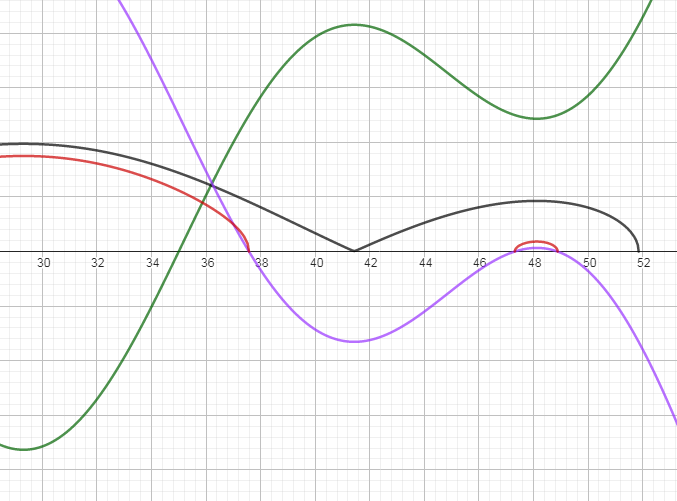
#> input picture Task_8/Graph_dop_vel.PNG, 677 x 501 px
$ python Image_TetraFlip.py
#> lines starting #> are read from the running program, lines starting #| are printed output that depends on the picture
import cv2
import numpy as np

img_o = cv2.imread("Graph_dop_vel.PNG")
#> img_o is the input picture: shape (501, 677, 3); mean B, G, R 247.6, 247.1, 247.4
img_x = cv2.flip(img_o, 0)
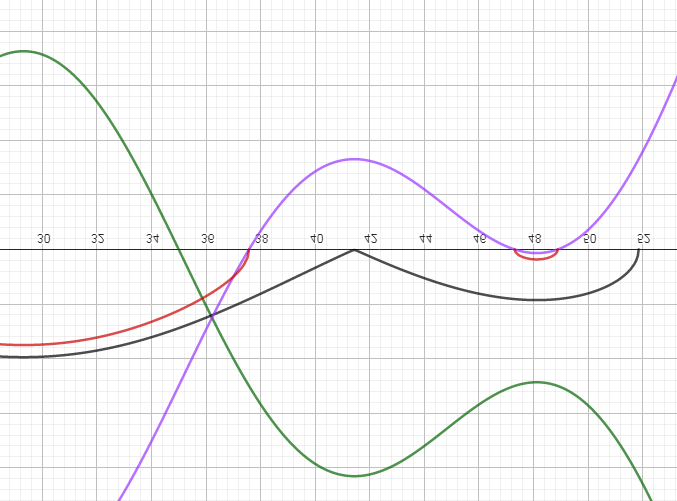
#> img_x: shape (501, 677, 3); mean B, G, R 247.6, 247.1, 247.4
img_y = cv2.flip(img_o, 1)
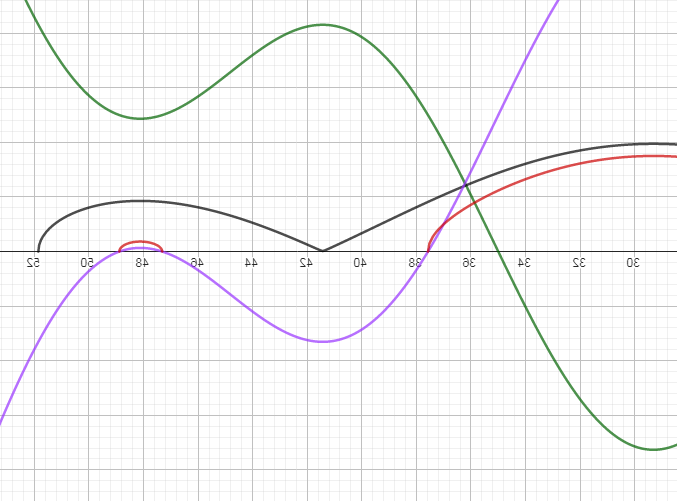
#> img_y: shape (501, 677, 3); mean B, G, R 247.6, 247.1, 247.4
img_a = cv2.flip(img_o, -1)
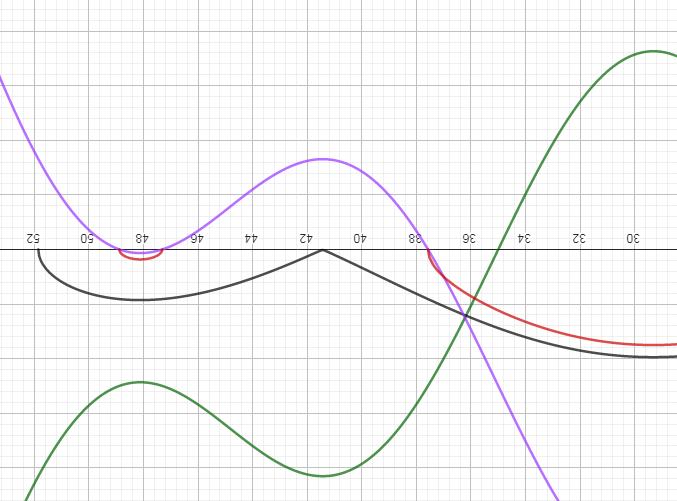
#> img_a: shape (501, 677, 3); mean B, G, R 247.6, 247.1, 247.4

img_u = cv2.vconcat([img_o, img_x])
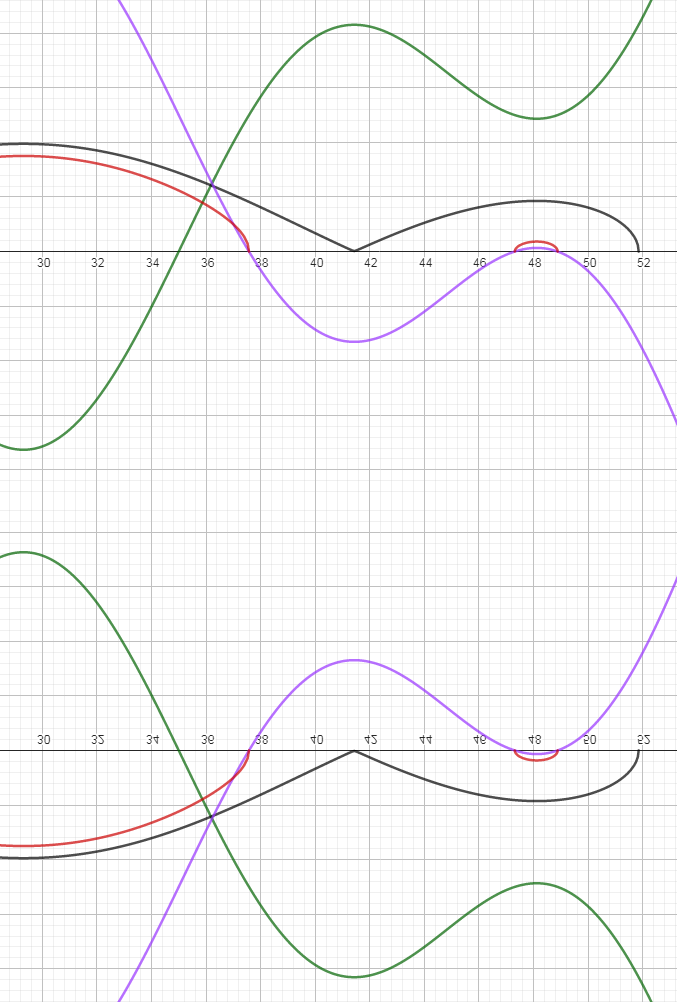
#> img_u: shape (1002, 677, 3); mean B, G, R 247.6, 247.1, 247.4
img_d = cv2.vconcat([img_y, img_a])
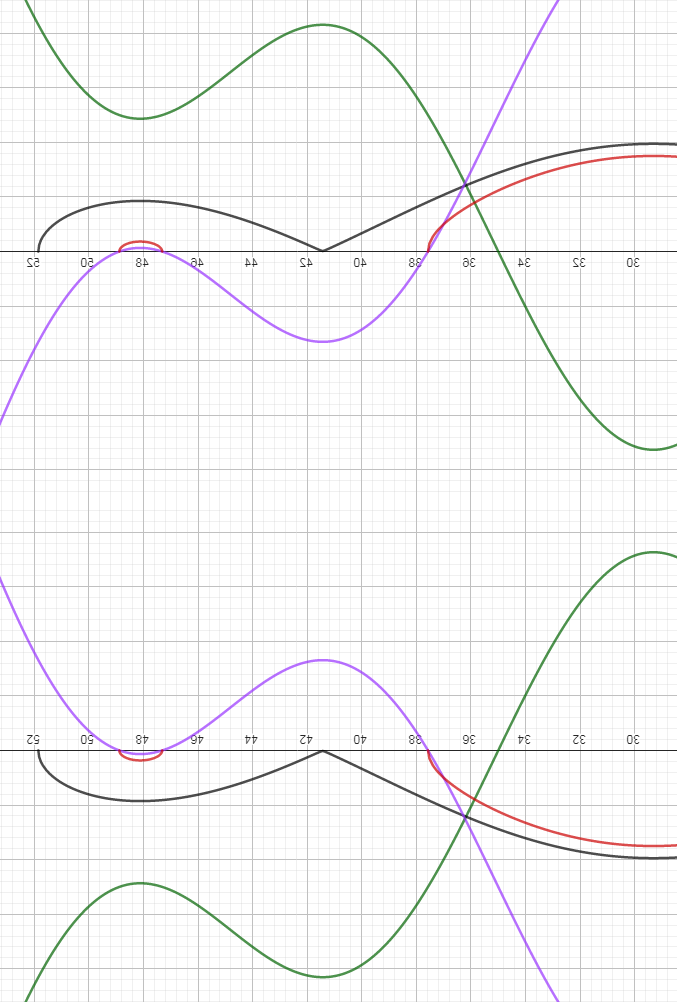
#> img_d: shape (1002, 677, 3); mean B, G, R 247.6, 247.1, 247.4
img = cv2.hconcat([img_u, img_d])
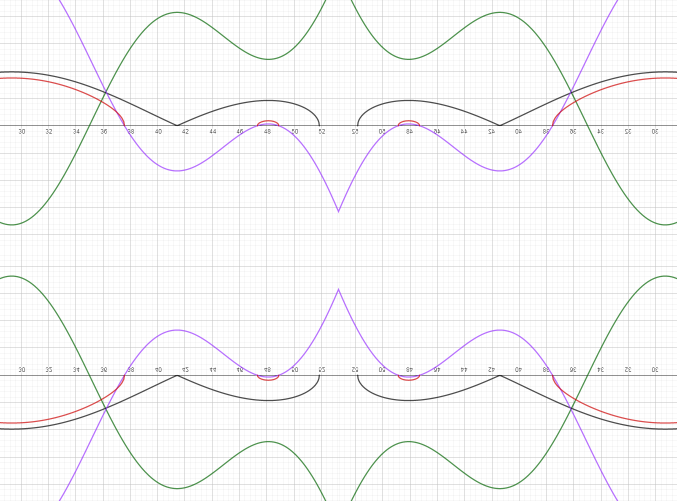
#> img: shape (1002, 1354, 3) (shown at 1/2 size); mean B, G, R 247.6, 247.1, 247.4
img = cv2.resize(img, None, fx = 0.5, fy = 0.5)
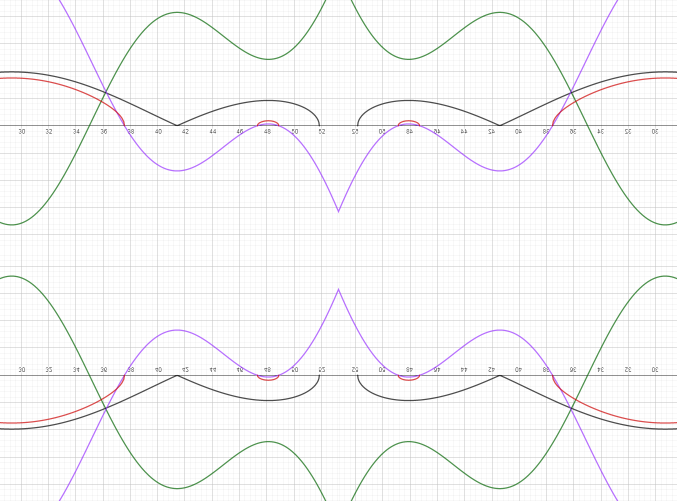
#> img: shape (501, 677, 3); mean B, G, R 247.7, 247.3, 247.6

try:
    while True:
        cv2.imshow("Image TetraFlip Window", img)
        key = cv2.waitKey(1)
#> (key Esc is pressed here)
        if key == 27:
            break
finally:
    cv2.destroyAllWindows()
